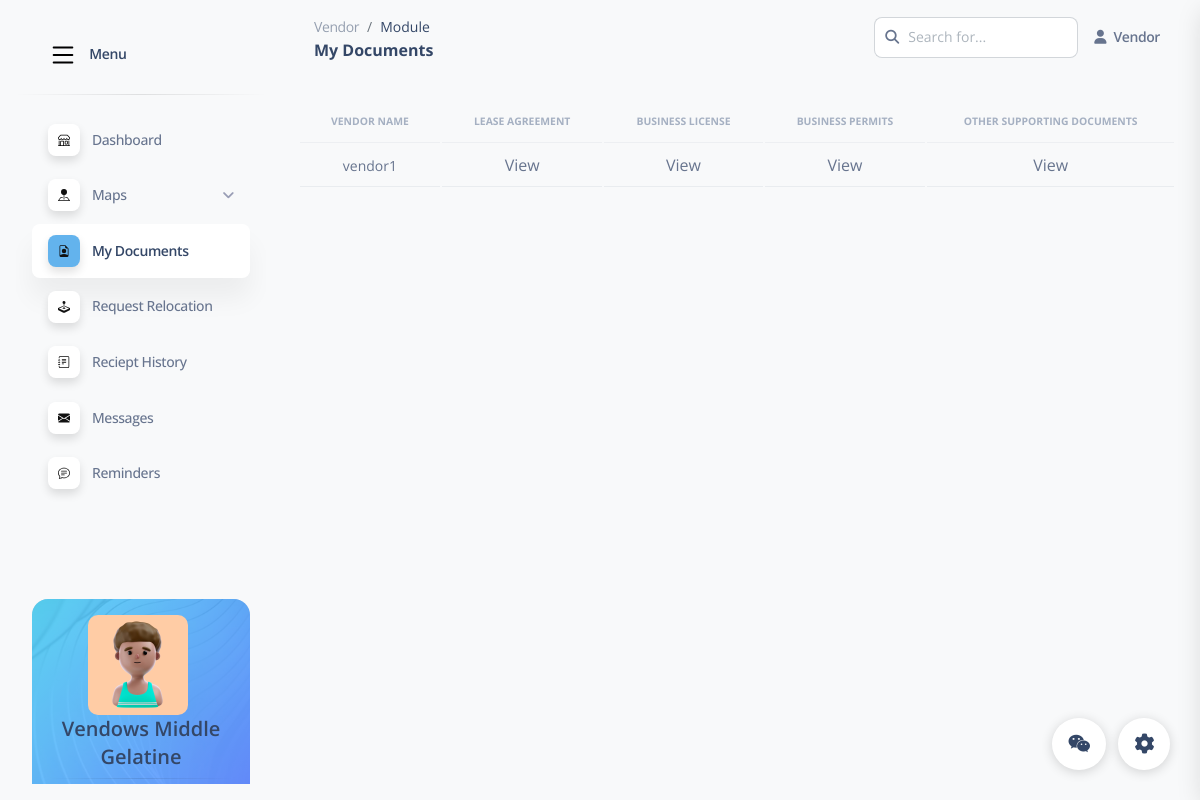
The page /VMDocuments.php (signed in) on the database its author committed.
### tables this page shows
CREATE TABLE `vendors` (
  `Vendor_Status` enum('ACTIVE','INACTIVE','ON PROCESS','ON HOLD','DEACTIVATED','ON TRANSFER') NOT NULL DEFAULT 'ACTIVE',
  `vendor_id` bigint(20) NOT NULL,
  `username` varchar(50) NOT NULL,
  `password` varchar(50) NOT NULL,
  `first_name` varchar(255) DEFAULT NULL,
  `middle_name` varchar(255) DEFAULT NULL,
  `last_name` varchar(255) DEFAULT NULL,
  `age` int(11) DEFAULT NULL,
  `address` varchar(255) DEFAULT NULL,
  `email_add` varchar(255) DEFAULT NULL,
  `contact_no` varchar(20) DEFAULT NULL,
  `started_date` varchar(255) DEFAULT NULL,
  `payment_due` varchar(255) DEFAULT NULL
);

CREATE TABLE `documents` (
  `document_id` int(11) NOT NULL,
  `vendor_id` bigint(20) NOT NULL,
  `lease_agreements` varchar(255) DEFAULT NULL,
  `business_permits` varchar(255) DEFAULT NULL,
  `business_license` varchar(255) DEFAULT NULL,
  `other_supporting` varchar(255) DEFAULT NULL
);

### VMDocuments.php (the view, shortened to what this page needs)
<?php
$vendor_id = $_SESSION['vendor_id'];
include('database_config.php');
$conn = new mysqli($db_host, $db_user, $db_password, $db_name);
$sql = "SELECT * FROM vendors WHERE vendor_id = ?";
$stmt = $conn->prepare($sql);
$stmt->bind_param("i", $vendor_id);
$stmt->execute();
$result = $stmt->get_result();
$vendor = $result->fetch_assoc();
?>
<!DOCTYPE html>
<html lang="en">
<head>
  <link href="assets2/css/nucleo-icons.css" rel="stylesheet" />
  <link href="assets2/css/nucleo-svg.css" rel="stylesheet" />
  <link href="assets2/css/nucleo-svg.css" rel="stylesheet" />
  <link id="pagestyle" href="assets2/css/soft-ui-dashboard.css?v=1.0.7" rel="stylesheet" />
</head>
<body class="g-sidenav-show  bg-gray-100">
  <aside class="sidenav navbar navbar-vertical navbar-expand-xs border-0 border-radius-xl my-3 fixed-start ms-3 "
    id="sidenav-main">
    <div class="sidenav-header">
      <a class="navbar-brand m-0" href="#" target="_blank">
        <span class="ms-2 font-weight-bold">Menu</span>
      </a>
    </div>
    <hr class="horizontal dark mt-0">
    <div class="collapse navbar-collapse  w-auto " id="sidenav-collapse-main">
      <ul class="navbar-nav">
        <li class="nav-item">
          <a class="nav-link " href="Vendor.php">
            <div
              class="icon icon-shape icon-sm shadow border-radius-md bg-white text-center me-2 d-flex align-items-center justify-content-center">
            </div>
            <span class="nav-link-text ms-1">Dashboard</span>
          </a>
        </li>
        <li class="nav-item">
          <a class="nav-link collapsed" href="#" data-bs-toggle="collapse" data-bs-target="#collapseMaps"
            aria-expanded="false" aria-controls="collapseMaps">
            <div
              class="icon icon-shape icon-sm shadow border-radius-md bg-white text-center me-2 d-flex align-items-center justify-content-center">
            </div>
            <span class="nav-link-text ms-1">Maps</span>
          </a>
        </li>
        <li class="nav-item">
          <a class="nav-link active" href="VMDocuments.php">
            <div
              class="icon icon-shape icon-sm shadow border-radius-md bg-white text-center me-2 d-flex align-items-center justify-content-center">
            </div>
            <span class="nav-link-text ms-1">My Documents</span>
          </a>
        </li>
        <li class="nav-item">
          <a class="nav-link  " href="VMRelocation.php">
            <div
              class="icon icon-shape icon-sm shadow border-radius-md bg-white text-center me-2 d-flex align-items-center justify-content-center">
            </div>
            <span class="nav-link-text ms-1">Request Relocation</span>
          </a>
        </li>
        <li class="nav-item">
          <a class="nav-link  " href="VMRecieptHistory.php">
            <div
              class="icon icon-shape icon-sm shadow border-radius-md bg-white text-center me-2 d-flex align-items-center justify-content-center">
            </div>
            <span class="nav-link-text ms-1">Reciept History</span>
          </a>
        </li>
        <li class="nav-item">
          <a class="nav-link " href="VMmessages.php">
            <div
              class="icon icon-shape icon-sm shadow border-radius-md bg-white text-center me-2 d-flex align-items-center justify-content-center">
            </div>
            <span class="nav-link-text ms-1">Messages</span>
          </a>
        </li>
        <li class="nav-item">
          <a class="nav-link  " href="VMCommunication.php">
            <div
              class="icon icon-shape icon-sm shadow border-radius-md bg-white text-center me-2 d-flex align-items-center justify-content-center">
            </div>
            <span class="nav-link-text ms-1">Reminders</span>
          </a>
        </li>
      </ul>
    </div>
    <div class="sidenav-footer mx-3 mt-5">
      <div class="card card-background shadow-none card-background-mask-info" id="sidenavCard">
        <div class="card-body text-start p-3 w-100">
          <img src="image/profile.jpg" alt="profile"
            style="min-width: 20px; min-height: 20px; height: 100px; width: 100px; border-radius: 10px; margin-left: 40px;">
          <h5 class="text-center">
            <?php echo htmlspecialchars($vendor['first_name']) . ' ' . htmlspecialchars($vendor['middle_name']) . ' ' . htmlspecialchars($vendor['last_name']); ?>
          </h5>
          <hr class="horizontal dark mt-0">
        </div>
      </div>
    </div>
  </aside>
  <main class="main-content position-relative max-height-vh-100 h-100 border-radius-lg ">
    <nav class="navbar navbar-main navbar-expand-lg px-0 mx-4 shadow-none border-radius-xl" id="navbarBlur"
      navbar-scroll="true">
      <div class="container-fluid py-1 px-3">
        <nav aria-label="breadcrumb">
          <ol class="breadcrumb bg-transparent mb-0 pb-0 pt-1 px-0 me-sm-6 me-5">
            <li class="breadcrumb-item text-sm"><a class="opacity-5 text-dark" href="javascript:;">Vendor</a></li>
            <li class="breadcrumb-item text-sm text-dark active" aria-current="page">Module</li>
          </ol>
          <h6 class="font-weight-bolder mb-0">My Documents</h6>
        </nav>
        <div class="collapse navbar-collapse mt-sm-0 mt-2 me-md-0 me-sm-4" id="navbar">
          <div class="ms-md-auto pe-md-3 d-flex align-items-center">
            <div class="input-group">
              <span class="input-group-text text-body"><i class="fas fa-search" aria-hidden="true"></i></span>
              <input type="text" class="form-control" placeholder="Search for...">
            </div>
          </div>
          <ul class="navbar-nav  justify-content-end">
            <li class="nav-item d-flex align-items-center">
              <a href="javascript:;" class="nav-link text-body font-weight-bold px-0">
                <i class="fa fa-user me-sm-1"></i>
                <span class="d-sm-inline d-none">Vendor</span>
              </a>
            </li>
          </ul>
        </div>
      </div>
    </nav>
    <div class="container-fluid py-4">
      <?php
      include('database_config.php');
      $conn = new mysqli($db_host, $db_user, $db_password, $db_name);
$sqlA = "SELECT v.username, d.lease_agreements, d.business_permits, d.business_license, d.other_supporting
FROM vendors v
JOIN documents d ON v.vendor_id = d.vendor_id
WHERE v.vendor_id = ?";
$stmtA = $conn->prepare($sqlA);
$stmtA->bind_param("i", $vendor_id);
$stmtA->execute();
$resultA = $stmtA->get_result();
$tableRows = '';
if ($resultA->num_rows > 0) {
    while ($rowA = $resultA->fetch_assoc()) {
        $tableRows .= '
        <tr>
            <td class="align-middle text-center text-sm">' . htmlspecialchars($rowA['username']) . '</td>
            <td class="text-center"><span class="clickable" data-doc="' . htmlspecialchars($rowA['lease_agreements']) . '">View</span></td>
            <td class="text-center"><span class="clickable" data-doc="' . htmlspecialchars($rowA['business_license']) . '">View</span></td>
            <td class="text-center"><span class="clickable" data-doc="' . htmlspecialchars($rowA['business_permits']) . '">View</span></td>
            <td class="text-center"><span class="clickable" data-doc="' . htmlspecialchars($rowA['other_supporting']) . '">View</span></td>
        </tr>';
    }
} else {
    $tableRows = '<tr><td colspan="5">No data found</td></tr>';
}
?>
      <div class="card-body px-0 pb-2">
        <div class="table-responsive">
          <table class="table align-items-center mb-0">
            <thead>
              <tr>
                <th class="text-uppercase text-secondary text-xxs font-weight-bolder opacity-7 text-center">Vendor Name
                </th>
                <th class="text-uppercase text-secondary text-xxs font-weight-bolder opacity-7 text-center">Lease
                  Agreement</th>
                <th class="text-center text-uppercase text-secondary text-xxs font-weight-bolder opacity-7 text-center">
                  Business License</th>
                <th class="text-center text-uppercase text-secondary text-xxs font-weight-bolder opacity-7 text-center">
                  Business Permits</th>
                <th class="text-center text-uppercase text-secondary text-xxs font-weight-bolder opacity-7 text-center">
                  Other Supporting Documents</th>
              </tr>
            </thead>
            <tbody id="dataTableBody">
              <?= $tableRows ?>
            </tbody>
          </table>
        </div>
      </div>
    </div>
  </main>
  <div class="fixed-plugin">
    <a class="fixed-plugin-button text-dark position-fixed px-3 py-2">
      <i class="fa fa-cog py-2"> </i>
    </a>
    <div class="fixed-plugin">
      <a class="fixed-plugin-button text-dark position-fixed px-3 py-2 mx-6" data-bs-toggle="offcanvas"
        data-bs-target="#offcanvasRight" aria-controls="offcanvasRight">
        <i class="fa fa-wechat py-2" data-bs-toggle="offcanvas" data-bs-target="#offcanvasRight"
          aria-controls="offcanvasRight"> </i>
      </a>
    </div>
    <link rel="stylesheet" href="loading.css">
</body>
</html>

### assets2/css/nucleo-svg.css (style rules this page uses)
.icon { display: inline-block; color: #111111; height: 1em; width: 1em; }
.icon-sm { height: 0.8em; width: 0.8em; }
.icon { fill: currentColor; stroke: none; }

### rows shown on the page
vendors: first_name "Vendows", middle_name "Middle", last_name "Gelatine"
documents: vendor.username "vendor1"
